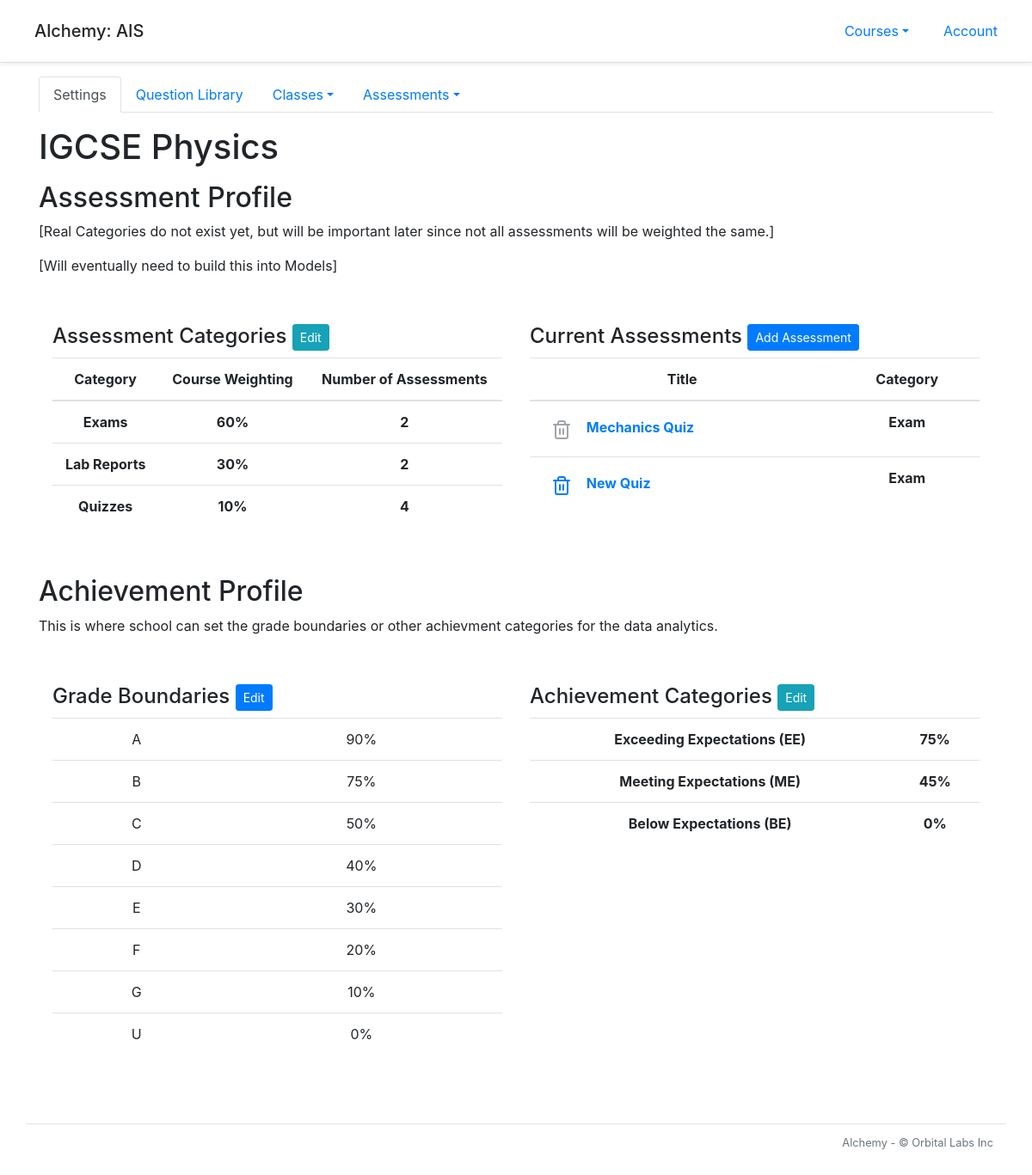
The app's page /course/3/ with its own data.
### alchemy/models.py (models this page shows, shortened)
class Account(db.Model):
    __tablename__ = 'account'
    id = db.Column(db.Integer, primary_key=True)
    name = db.Column(db.String(50))
    courses = db.relationship('Course', backref='account')

class Course(db.Model):
    __tablename__ = 'course'
    id = db.Column(db.Integer, primary_key=True)
    name = db.Column(db.String(20), nullable=False)
    account_id = db.Column(db.Integer, db.ForeignKey('account.id'))
    questions = db.relationship('Question', backref = 'q_course')
    tags = db.relationship('Tag', backref='tag_course')
    clazzes = db.relationship('Clazz', backref='course')
    papers = db.relationship('Paper', backref='course')
    grade_levels = db.relationship('GradeLevel', backref='grade_levels')
    def order_grade_levels(self):
        self.grade_levels.sort(key=lambda x: x.lower_bound,  reverse = True)

class Paper(db.Model):
    __tablename__ = 'paper'
    id = db.Column(db.Integer, primary_key=True)
    title = db.Column(db.String(50), nullable=False)
    scores = db.relationship('Score', backref='paper')
    paper_questions = db.relationship('PaperQuestion', back_populates='paper')
    course_id = db.Column(db.Integer, db.ForeignKey('course.id'))
    @sqlalchemy.orm.reconstructor
    def __paper_construct__(self):
        self.build_profile()
    def build_profile(self):
        self.profile = paper_profile.PaperProfile()
        self.profile.total_questions = len(self.paper_questions)
        tag_list = []
        for paper_question in self.paper_questions:
            self.profile.total_points += paper_question.question.points
            for t in paper_question.question.tags:
                if t not in tag_list:
                    tag_list.append(t)
        for t in tag_list:
            new_tag_profile = paper_profile.build_tag_profile(self, t)
            new_tag_profile.calculate_q_percentage(self.profile)
            new_tag_profile.calculate_p_percentage(self.profile)
            self.profile.tag_profile_list.append(new_tag_profile)

class GradeLevel(db.Model):
    __tablename__ = 'grade_level'
    id = db.Column(db.Integer, primary_key=True)
    grade = db.Column(db.String())
    lower_bound = db.Column(db.Integer)
    upper_bound = db.Column(db.Integer)
    course_id = db.Column(db.Integer, db.ForeignKey('course.id'), nullable=False)

### alchemy/views/course.py (the view)
@bp_course.route('/')
def index():
    g.course.order_grade_levels()
    return flask.render_template('course/index.html')

### alchemy/views/account.py (called while the page is built)
@bp_account.url_defaults
def bp_account_url_defaults(endpoint, values):
    if 'account_id' not in values:
        values['account_id'] = g.account.id

### alchemy/views/clazz.py (called while the page is built)
@bp_clazz.url_defaults
def url_defaults(endpoint, values):
    if 'clazz_id' not in values:
        values['clazz_id'] = g.clazz.id

### alchemy/views/course.py (called while the page is built)
@bp_course.url_value_preprocessor
def url_value_preprocessor(endpoint, values):
    g.course = models.Course.query.get_or_404(values.pop('course_id'))
    g.account = models.Account.query.get_or_404(g.course.account_id)

@bp_course.url_defaults
def url_defaults(endpoint, values):
    if 'course_id' not in values:
        values['course_id'] = g.course.id

@bp_course.before_request
def before_request():
    if 'html_title' not in g:
        g.html_title = f'Course - {g.course.name}'

### alchemy/views/paper.py (called while the page is built)
@bp_paper.url_defaults
def url_defaults(endpoint, values):
    if 'paper_id' not in values:
        values['paper_id'] = g.paper.id if 'paper' in g else 0

### alchemy/views/profile.py (called while the page is built)
def build_tag_profile(paper, tag):
    allocated_questions = 0
    allocated_points = 0
    for paper_question in paper.paper_questions:
        for t in paper_question.question.tags:
            if t.name == tag.name:
                allocated_questions += 1
                allocated_points += paper_question.question.points
    tag_profile = TagProfile(tag, allocated_questions, allocated_points)
    return tag_profile

    def calculate_q_percentage(self, paper_profile):
        q_percentage = self.allocated_questions/paper_profile.total_questions*100
        self.question_percentage = round(q_percentage, 1)

    def calculate_p_percentage(self, paper_profile):
        p_percentage = self.allocated_points/paper_profile.total_points*100
        self.points_percentage = round(p_percentage, 1)

### alchemy/templates/course/index.html (shortened to what this page needs)
{% extends "course/course_layout.html" %}
{% block course_main_content %}
<main role="main">
  <h1 class="my-3">{{ g.course.name }}</h1>
  <h2>Assessment Profile</h2>
  <p>[Real Categories do not exist yet, but will be important later since not all assessments will be weighted the same.]</p>
  <p>[Will eventually need to build this into Models]</p>
  <br>
  <div class="profile">
    <div>
      <h4>Assessment Categories <button class="btn btn-info btn-sm"><a>Edit</a></button></h4>
      <table class="table table-hover text-center">
        <thead>
          <th>Category</th>
          <th>Course Weighting</th>
          <th>Number of Assessments</th>
        </thead>
        <tr>
          <th>Exams</th>
          <th>60%</th>
          <th>2</th>
        </tr>
        <tr>
          <th>Lab Reports</th>
          <th>30%</th>
          <th>2</th>
        </tr>
        <tr>
          <th>Quizzes</th>
          <th>10%</th>
          <th>4</th>
        </tr>
      </table>
    </div>
    <div class="achievement_categories">
      <h4>Current Assessments <button class="btn btn-primary btn-sm" data-toggle="modal" data-target="#paper_create_modal"><a>Add Assessment</a></button></h4>
      <table class="table table-hover text-center">
        <thead>
          <th>Title</th>
          <th>Category</th>
        </thead>
        {% for paper in g.course.papers %}
        <tr>
          <th>
            <div align="left">
              <a class="btn btn-link {{ 'disabled' if paper.scores }}" aria-label="Delete paper" href="{{ url_for('course.paper.remove', paper_id=paper.id) }}">
                <span data-feather="trash-2"></span>
              </a>
              <a href="{{ url_for('course.paper.index', paper_id=paper.id) }}">{{ paper.title }}</a>
            </div>
          </th>
          <th>Exam</th>
        </tr>
        {% endfor %}
      </table>
    </div>
  </div>
  <br>
  {% import "course/grade_levels_form_macro.html" as grades_form %}
  <h2>Achievement Profile</h2>
  <p>This is where school can set the grade boundaries or other achievment categories for the data analytics.</p>
  <br>
  <div class="profile">
    <div class="grade_boundaries">
      <h4>Grade Boundaries <button type="button" class="btn btn-primary btn-sm" data-toggle="modal" data-target="#exampleModal">Edit</h4>
      <table class="table table-hover text-center">
        {% for grade in g.course.grade_levels %}
          <tr>
            <td>{{ grade.grade }}</td>
            <td>{{ grade.lower_bound }}%</td>
          </tr>
        {% endfor %}
      </table>
    </div>
    <div class="achievement_categories">
      <h4>Achievement Categories <button class="btn btn-info btn-sm"><a>Edit</a></button></h4>
      <table class="table table-hover text-center">
        <tr>
          <th>Exceeding Expectations (EE)</th>
          <th>75%</th>
        </tr>
        <tr>
          <th>Meeting Expectations (ME)</th>
          <th>45%</th>
        </tr>
        <tr>
          <th>Below Expectations (BE)</th>
          <th>0%</th>
        </tr>
      </table>
    </div>
  </div>
</main>
{% endblock course_main_content %}

### alchemy/templates/layout_start.html (shortened to what this page needs)
<!doctype html>
<html lang="en">
  <head>
      <link rel="stylesheet" href="https://stackpath.bootstrapcdn.com/bootstrap/4.5.0/css/bootstrap.min.css">
      <link rel="stylesheet" type="text/css" href="{{ url_for('static', filename='card-body.css') }}">
    </head>
    <body>
      <div class="d-flex flex-column flex-md-row align-items-center p-3 px-md-4 mb-3 bg-white border-bottom shadow-sm">
        <h5 class="my-1 ml-3 mr-md-auto">Alchemy: {{ g.account.name }}</h5>
        <ul class="nav nav-pills">
          <li class="nav-item dropdown mr-2">
            <a class="nav-link dropdown-toggle" data-toggle="dropdown" href="#" role="button" aria-haspopup="true" aria-expanded="false">Courses</a>
          </li>
          <li class="nav-item">
            <a class="nav-link {{ 'active' if request.endpoint == 'bp_account.index' }}" href="{{ url_for('bp_account.index')}}">Account</a>
          </li>
        </ul>
      </div>

### alchemy/templates/course/index.html (style rules this page uses)
.profile { display: grid; grid-template-columns: 1fr 1fr; }
.profile > div { margin: 1em; }
.grade_boundaries { grid-column:1; grid-row:1/2; }
.achievement_categories { grid-column:2; grid-row:1/2; }

### records on screen
Account: account.name "AIS"
Course: course.name "IGCSE Physics"
Paper: title "Mechanics Quiz"
Paper: title "New Quiz"
GradeLevel: grade "A", lower_bound "90"
GradeLevel: grade "B", lower_bound "75"
GradeLevel: grade "C", lower_bound "50"
GradeLevel: grade "D", lower_bound "40"
GradeLevel: grade "E", lower_bound "30"
GradeLevel: grade "F", lower_bound "20"
GradeLevel: grade "G", lower_bound "10"
GradeLevel: grade "U", lower_bound "0"
